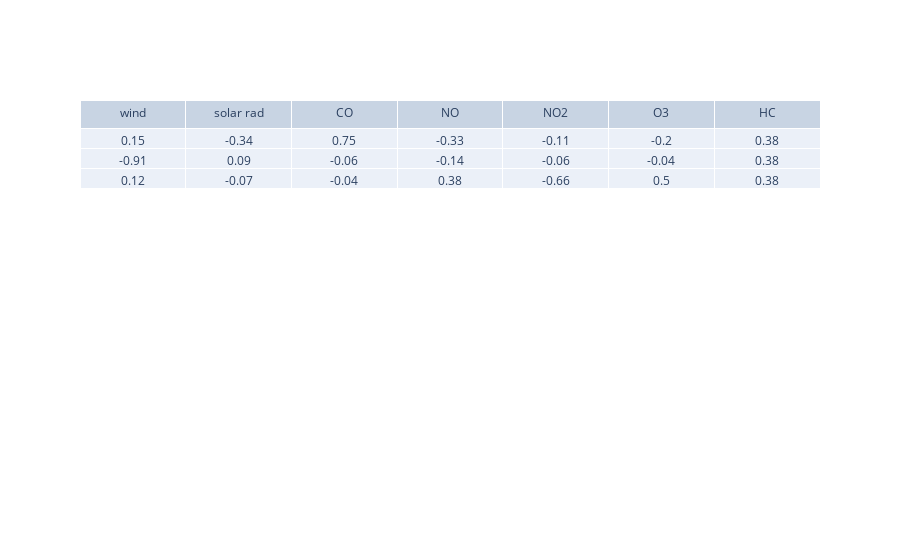

Notebook source saved alongside this figure:
### Code cell
val = np.around(eigenVectors_corr[0:3].transpose(),decimals =2)
fig = go.Figure(data=[go.Table(header=dict(values=['wind', 'solar rad','CO','NO','NO2','O3','HC']),
                 cells=dict(values=val))
                     ])
fig.show()

### Figure 1 — Plotly figure (JSON) as saved in the notebook; plotly's stock layout.template omitted (floating-point values rounded to 4 significant figures)
{"data": [{"cells": {"values": [[0.15, -0.91, 0.12], [-0.34, 0.09, -0.07], [0.75, -0.06, -0.04], [-0.33, -0.14, 0.38], [-0.11, -0.06, -0.66], [-0.2, -0.04, 0.5], [0.38, 0.38, 0.38]]}, "header": {"values": ["wind", "solar rad", "CO", "NO", "NO2", "O3", "HC"]}, "type": "table"}], "layout": {}}
